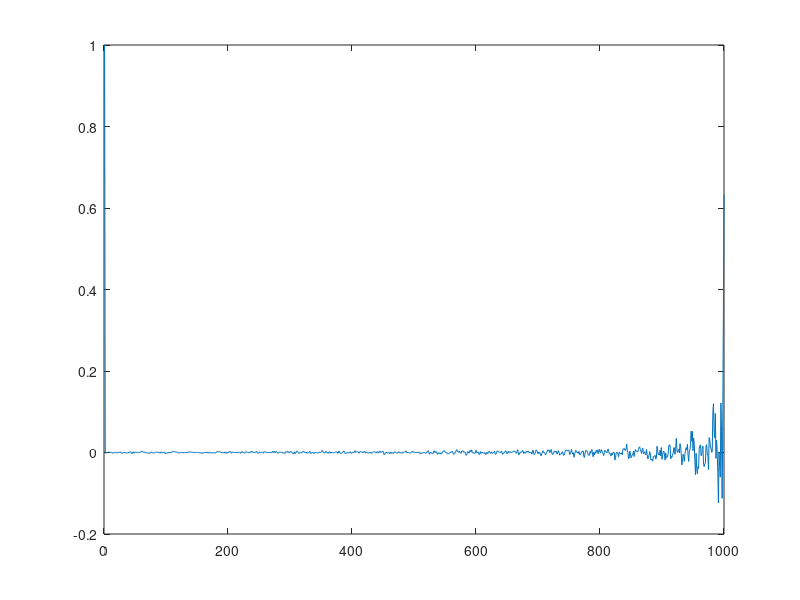

Here is the MATLAB script that generated this plot:
function MA1
n=1000;
theta=0.5;
var=0.1;
for i = 1:n
x(i)=i;
end
e = wgn(n+1,1,0.1);
for j=2:n+1
    y(j-1) = e(j) + (theta*e(j-1));
   
end
display(y);
plot (x,y);
meansum=0;
for i=1:n
    meansum=meansum+y(i);
end
mean = meansum/n;
display(mean);
varsum = 0;
for i=1:n
    varsum = varsum + (y(i)-mean)*(y(i)-mean);
end
r0 = varsum/(n-1);
display(r0);
r(1)= theta*var;
for j=1:n-1
    for t=j+1:n
        sum=0;
        sum = sum + (y(t)*y(t-j));
    end
    r(j) = sum/(n-j);
end
r(1000)=0.0;
display(r);
p(1)=1;
for j=1:n-1
    p(j+1) = r(j)/r0;
end
display(p)
plot(x,p);
end